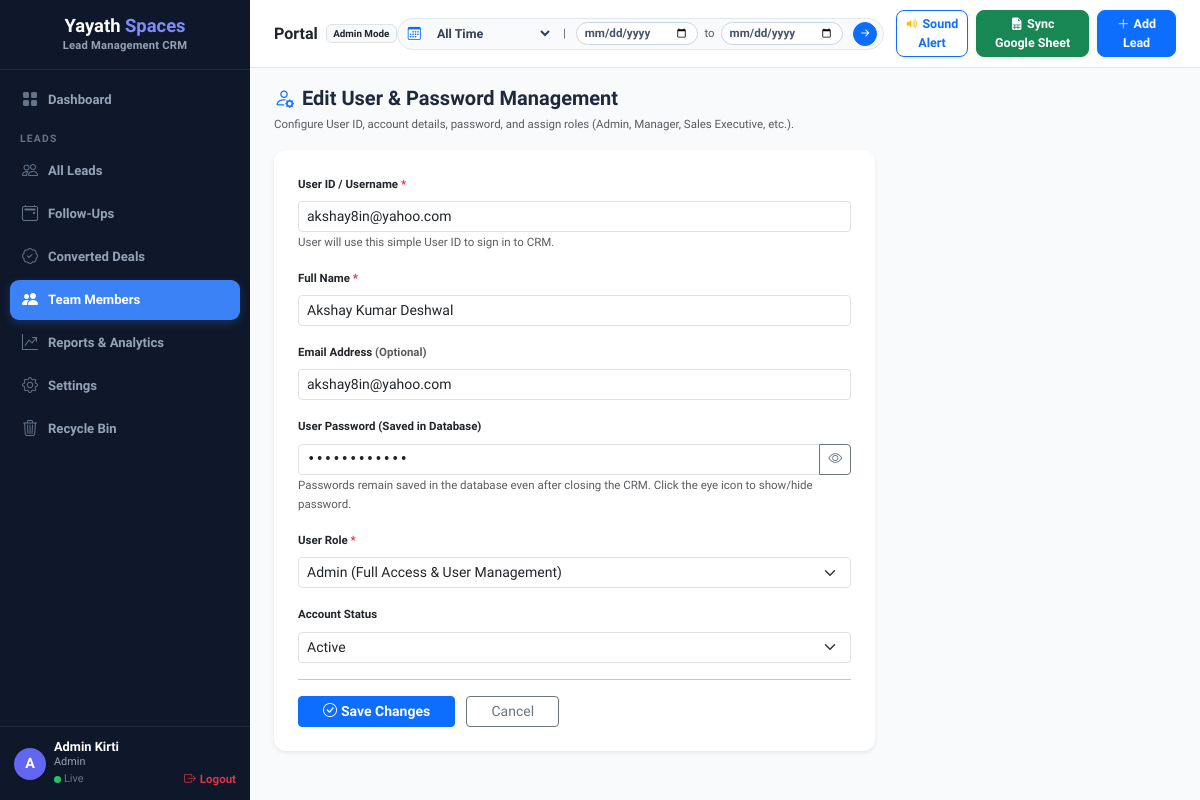
/users/5/edit (signed in), run on the app's committed database.
### models.py (models this page shows, shortened)
class User(db.Model):
    __tablename__ = 'users'
    id = db.Column(db.Integer, primary_key=True)
    user_id_name = db.Column(db.String(100), nullable=True)
    name = db.Column(db.String(255), nullable=False)
    email = db.Column(db.String(255), nullable=False, unique=True)
    password = db.Column(db.String(255), nullable=True, default='Password@123')
    role = db.Column(db.String(50), nullable=False, default='Sales Executive')  # Admin, Manager, Sales Executive
    status = db.Column(db.String(20), nullable=False, default='Active')
    created_at = db.Column(db.DateTime, default=datetime.utcnow)

### routes.py (the view, shortened to what this page needs)
@web_bp.route('/users/<int:uid>/edit', methods=['GET', 'POST'])
def edit_user(uid):
    if session.get('user_role') not in ('Admin', 'Manager'):
        flash('Permission denied: Only Admin or Manager can edit users.', 'danger')
        return redirect(url_for('web.dashboard'))
    user = User.query.get_or_404(uid)
    return render_template('user_form.html', user=user, action='Edit')

### routes.py (called while the page is built)
@web_bp.before_app_request
def check_authentication():
    if (request.path in ('/login', '/logout', '/favicon.ico') or
        request.path.startswith('/login') or
        request.path.startswith('/logout') or
        request.path.startswith('/static') or
        request.path.startswith('/api')):
        return
    allowed_routes = ['web.login', 'web.logout', 'static']
    if request.endpoint and request.endpoint in allowed_routes:
        return
    if 'user_id' not in session:
        return redirect(url_for('web.login'))

### templates/user_form.html (shortened to what this page needs)
{% extends "base.html" %}
{% block content %}
<div class="mb-3">
    <h3 class="fw-bold fs-5 mb-1"><i class="bi bi-person-gear text-primary me-2"></i>{{ action }} User & Password Management</h3>
    <small class="text-muted">Configure User ID, account details, password, and assign roles (Admin, Manager, Sales Executive, etc.).</small>
</div>
<div class="card card-custom p-4 col-md-8 shadow-sm">
    <form method="POST">
        <div class="mb-3">
            <label class="form-label fw-bold small">User ID / Username <span class="text-danger">*</span></label>
            <input type="text" name="user_id_name" class="form-control form-control-sm" value="{{ user.user_id_name if user and user.user_id_name else '' }}" placeholder="e.g. kirti, admin, ravi, neha" required>
            <small class="text-muted" style="font-size:0.72rem;">User will use this simple User ID to sign in to CRM.</small>
        </div>
        <div class="mb-3">
            <label class="form-label fw-bold small">Full Name <span class="text-danger">*</span></label>
            <input type="text" name="name" class="form-control form-control-sm" value="{{ user.name if user else '' }}" placeholder="e.g. Kirti Rana" required>
        </div>
        <div class="mb-3">
            <label class="form-label fw-bold small">Email Address <span class="text-muted">(Optional)</span></label>
            <input type="email" name="email" class="form-control form-control-sm" value="{{ user.email if user else '' }}" placeholder="kirti@yayathspaces.com">
        </div>
        <div class="mb-3">
            <label class="form-label fw-bold small">User Password {{ '(Saved in Database)' if user else '<span class="text-danger">*</span>' }}</label>
            <div class="input-group input-group-sm">
                <input type="password" id="userPassInput" name="password" class="form-control form-control-sm font-monospace" value="{{ user.password if user and user.password else '' }}" placeholder="Enter password (e.g. Password@123)" {{ 'required' if not user }}>
                <button type="button" class="btn btn-outline-secondary" onclick="const p = document.getElementById('userPassInput'); p.type = (p.type === 'password' ? 'text' : 'password'); this.firstElementChild.classList.toggle('bi-eye'); this.firstElementChild.classList.toggle('bi-eye-slash');" title="Show/Hide password">
                    <i class="bi bi-eye"></i>
                </button>
            </div>
            <small class="text-muted" style="font-size:0.72rem;">Passwords remain saved in the database even after closing the CRM. Click the eye icon to show/hide password.</small>
        </div>
        <div class="mb-3">
            <label class="form-label fw-bold small">User Role <span class="text-danger">*</span></label>
            <select name="role" class="form-select form-select-sm">
                <option value="Admin" {{ 'selected' if user and user.role == 'Admin' }}>Admin (Full Access & User Management)</option>
            </select>
        </div>
        {% if user %}
        <div class="mb-3">
            <label class="form-label fw-bold small">Account Status</label>
            <select name="status" class="form-select form-select-sm">
                <option value="Active" {{ 'selected' if user.status == 'Active' }}>Active</option>
            </select>
        </div>
        {% endif %}
        <hr class="my-3">
        <button type="submit" class="btn btn-primary btn-sm px-4 fw-semibold"><i class="bi bi-check-circle me-1"></i>{{ 'Save Changes' if user else 'Create User' }}</button>
        <a href="/users" class="btn btn-outline-secondary btn-sm px-4 ms-2">Cancel</a>
    </form>
</div>
{% endblock %}

### templates/base.html (shortened to what this page needs)
<!DOCTYPE html>
<html lang="en">
<head>
    <link href="https://cdn.jsdelivr.net/npm/bootstrap@5.3.2/dist/css/bootstrap.min.css" rel="stylesheet">
    <link href="https://cdn.jsdelivr.net/npm/bootstrap-icons@1.11.1/font/bootstrap-icons.css" rel="stylesheet">
</head>
<body>
<div class="sidebar">
    <div class="sidebar-brand">
        <div class="brand-title">
            <span class="brand-black">Yayath</span> <span class="brand-purple">Spaces</span>
        </div>
        <div class="brand-subtitle">Lead Management CRM</div>
    </div>
    <div class="sidebar-menu">
        <a href="/" class="sidebar-nav-item {{ 'active' if request.endpoint == 'web.dashboard' }}">
            <i class="bi bi-grid-fill"></i>Dashboard
        </a>
        <div class="menu-header">LEADS</div>
        <a href="/leads" class="sidebar-nav-item {{ 'active' if request.endpoint == 'web.leads_list' and not request.args.get('status') }}">
            <i class="bi bi-people"></i>All Leads
        </a>
        <a href="/tasks" class="sidebar-nav-item {{ 'active' if request.endpoint == 'web.tasks_list' }}">
            <i class="bi bi-calendar2-event"></i>Follow-Ups
        </a>
        <a href="/leads?status=Deal+Close" class="sidebar-nav-item {{ 'active' if request.args.get('status') == 'Deal Close' }}">
            <i class="bi bi-patch-check"></i>Converted Deals
        </a>
        {% if session.get('user_role') in ('Admin', 'Manager') %}
        <a href="/users" class="sidebar-nav-item {{ 'active' if request.endpoint in ('web.users_list', 'web.add_user', 'web.edit_user') }}">
            <i class="bi bi-people-fill"></i>Team Members
        </a>
        {% endif %}
        <a href="/reports" class="sidebar-nav-item {{ 'active' if request.endpoint == 'web.reports' }}">
            <i class="bi bi-graph-up-arrow"></i>Reports & Analytics
        </a>
        {% if session.get('user_role') in ('Admin', 'Manager') %}
        <a href="/settings" class="sidebar-nav-item {{ 'active' if request.endpoint == 'web.settings' }}">
            <i class="bi bi-gear"></i>Settings
        </a>
        <a href="/trash" class="sidebar-nav-item {{ 'active' if request.endpoint == 'web.trash_list' }}">
            <i class="bi bi-trash3"></i>Recycle Bin
        </a>
        {% endif %}
    </div>
    <div class="sidebar-user-footer">
        <div class="d-flex align-items-center w-100">
            <div class="user-avatar">{{ (session.get('user_name') or 'U')[0].upper() }}</div>
            <div class="user-info">
                <div class="user-name text-truncate" style="max-width: 110px;">{{ session.get('user_name') or 'User' }}</div>
                <div class="user-role">{{ session.get('user_role') or 'Role' }}</div>
                <div class="mt-0.5 small d-flex align-items-center">
                    <span class="status-dot-live"></span>
                    <span class="text-secondary me-2" style="font-size:0.68rem;">Live</span>
                    <a href="/logout" class="text-danger text-decoration-none fw-bold ms-auto" style="font-size:0.72rem;"><i class="bi bi-box-arrow-right me-1"></i>Logout</a>
                </div>
            </div>
        </div>
    </div>
</div>
<div class="main-content">
    <div class="top-header-bar">
        <div class="d-flex align-items-center">
            <span class="fw-bold fs-6 text-dark me-2">
                {% if request.endpoint == 'web.dashboard' %}Dashboard Overview{% elif request.endpoint == 'web.leads_list' %}Lead Directory{% elif request.endpoint == 'web.users_list' %}Team Management{% else %}Portal{% endif %}
            </span>
            <span class="badge bg-light text-dark border">{{ session.get('user_role', 'Member') }} Mode</span>
        </div>
        <form method="GET" action="/" class="d-flex align-items-center gap-2">
            <div class="date-filter-pill-group">
                <i class="bi bi-calendar3 text-primary ms-1"></i>
                <select name="time_filter" onchange="this.form.submit()">
                    <option value="all_time" {{ 'selected' if request.args.get('time_filter', 'all_time') == 'all_time' }}>All Time</option>
                </select>
                <span class="text-muted small px-1">|</span>
                <input type="date" name="start_date" value="{{ request.args.get('start_date', '') }}" title="Start Date">
                <span class="text-muted small">to</span>
                <input type="date" name="end_date" value="{{ request.args.get('end_date', '') }}" title="End Date">
                <button type="submit" class="btn btn-sm btn-primary rounded-circle p-1 ms-1 d-flex align-items-center justify-content-center" style="width:24px; height:24px;" title="Filter">
                    <i class="bi bi-arrow-right-short" style="font-size:1rem;"></i>
                </button>
            </div>
            <button type="button" class="btn btn-sm btn-outline-primary fw-bold rounded-3 px-2 py-1.5 shadow-sm ms-1" onclick="playAudioNotificationChime()" style="font-size:0.78rem;" title="Play Sound Notification Chime">
                <i class="bi bi-volume-up-fill me-1 text-warning"></i>Sound Alert
            </button>
            {% if session.get('user_role') != 'Viewer' %}
            <a href="/sync-google-sheet-now" class="btn btn-sm btn-success fw-bold rounded-3 px-3 py-1.5 shadow-sm" style="font-size:0.78rem;" title="Sync latest leads from Google Sheet">
                <i class="bi bi-file-earmark-spreadsheet-fill me-1"></i>Sync Google Sheet
            </a>
            <a href="/leads/add" class="btn btn-sm btn-primary fw-bold rounded-3 px-3 py-1.5 shadow-sm" style="font-size:0.78rem;">
                <i class="bi bi-plus-lg me-1"></i>Add Lead
            </a>
            {% endif %}
        </form>
    </div>
    <div class="content-body">
        {% block content %}{% endblock %}
    </div>
</div>
</body>
</html>

### templates/base.html (style rules this page uses)
:root { --primary-bg: #f8fafc; --sidebar-width: 250px; --sidebar-bg: #0f172a; --active-nav-bg: #3b82f6; --brand-purple: #818cf8; --text-dark: #1e293b; --card-radius: 12px; }
body { font-family: 'Plus Jakarta Sans', -apple-system, BlinkMacSystemFont, "Segoe UI", Roboto, sans-serif; background-color: var(--primary-bg); color: var(--text-dark); font-size: 0.82rem; margin: 0; padding: 0; }
.sidebar { width: var(--sidebar-width); min-height: 100vh; background: var(--sidebar-bg); color: #94a3b8; display: flex; flex-direction: column; position: fixed; top: 0; bottom: 0; left: 0; z-index: 100; }
.sidebar-brand { padding: 16px 16px 14px 16px; text-align: center; border-bottom: 1px solid rgba(255, 255, 255, 0.08); }
.brand-title { font-size: 1.15rem; font-weight: 800; line-height: 1.1; margin: 0; }
.brand-title .brand-black { color: #ffffff; }
.brand-title .brand-purple { color: #818cf8; }
.brand-subtitle { font-size: 0.7rem; font-weight: 600; color: #94a3b8; letter-spacing: 0.2px; margin-top: 2px; }
.sidebar-menu { padding: 10px 10px; flex-grow: 1; overflow-y: auto; -ms-overflow-style: none; scrollbar-width: none; }
.menu-header { font-size: 0.65rem; font-weight: 800; color: #64748b; letter-spacing: 1.2px; text-transform: uppercase; padding: 8px 10px 4px 10px; }
.sidebar-nav-item { display: flex; align-items: center; padding: 8px 12px; border-radius: 9px; color: #94a3b8; text-decoration: none; font-weight: 600; font-size: 0.82rem; margin-bottom: 3px; transition: all 0.2s ease; }
.sidebar-nav-item i { font-size: 1rem; margin-right: 10px; color: #64748b; transition: all 0.2s ease; }
.sidebar-nav-item.active { background-color: var(--active-nav-bg); color: #ffffff; box-shadow: 0 3px 10px rgba(59, 130, 246, 0.25); }
.sidebar-nav-item.active i { color: #ffffff; }
.sidebar-user-footer { padding: 12px 14px; border-top: 1px solid rgba(255, 255, 255, 0.08); background: #0f172a; display: flex; align-items: center; justify-content: space-between; }
.user-avatar { width: 32px; height: 32px; border-radius: 50%; background-color: #6366f1; color: #ffffff; font-weight: 800; font-size: 0.9rem; display: flex; align-items: center; justify-content: center; margin-right: 8px; }
.user-info { flex-grow: 1; }
.user-name { font-size: 0.8rem; font-weight: 800; color: #ffffff; line-height: 1.2; margin: 0; }
.user-role { font-size: 0.68rem; color: #94a3b8; font-weight: 500; margin: 0; }
.status-dot-live { width: 7px; height: 7px; background-color: #22c55e; border-radius: 50%; display: inline-block; margin-right: 3px; }
.main-content { margin-left: var(--sidebar-width); min-height: 100vh; }
.top-header-bar { background: #ffffff; border-bottom: 1px solid #e2e8f0; padding: 10px 24px; display: flex; align-items: center; justify-content: space-between; position: sticky; top: 0; z-index: 90; }
.content-body { padding: 18px 24px; }
.date-filter-pill-group { background: #f8fafc; border: 1px solid #e2e8f0; border-radius: 24px; padding: 3px 6px; display: flex; align-items: center; gap: 6px; }
.date-filter-pill-group select { border: none; background: transparent; font-size: 0.78rem; font-weight: 700; color: #334155; outline: none; cursor: pointer; padding: 3px 6px; }
.date-filter-pill-group input[type="date"] { border: 1px solid #cbd5e1; background: #ffffff; font-size: 0.73rem; font-weight: 600; color: #475569; border-radius: 14px; padding: 2px 8px; outline: none; }
.card-custom { border: none; border-radius: var(--card-radius); box-shadow: 0 1px 3px rgba(0,0,0,0.04), 0 4px 8px -2px rgba(0,0,0,0.02); background: #ffffff; }

### data on the page
User: role "Admin", get "Admin", user_id_name "akshay8in@yahoo.com", name "Akshay Kumar Deshwal", email "akshay8in@yahoo.com"

### other printed values
{{ (session.get('user_name') or 'U')[0].upper() }} "A"
{{ session.get('user_name') or 'User' }} "Admin Kirti"
{{ action }} "Edit"
{{ 'Save Changes' if user else 'Create User' }} "Save Changes"
